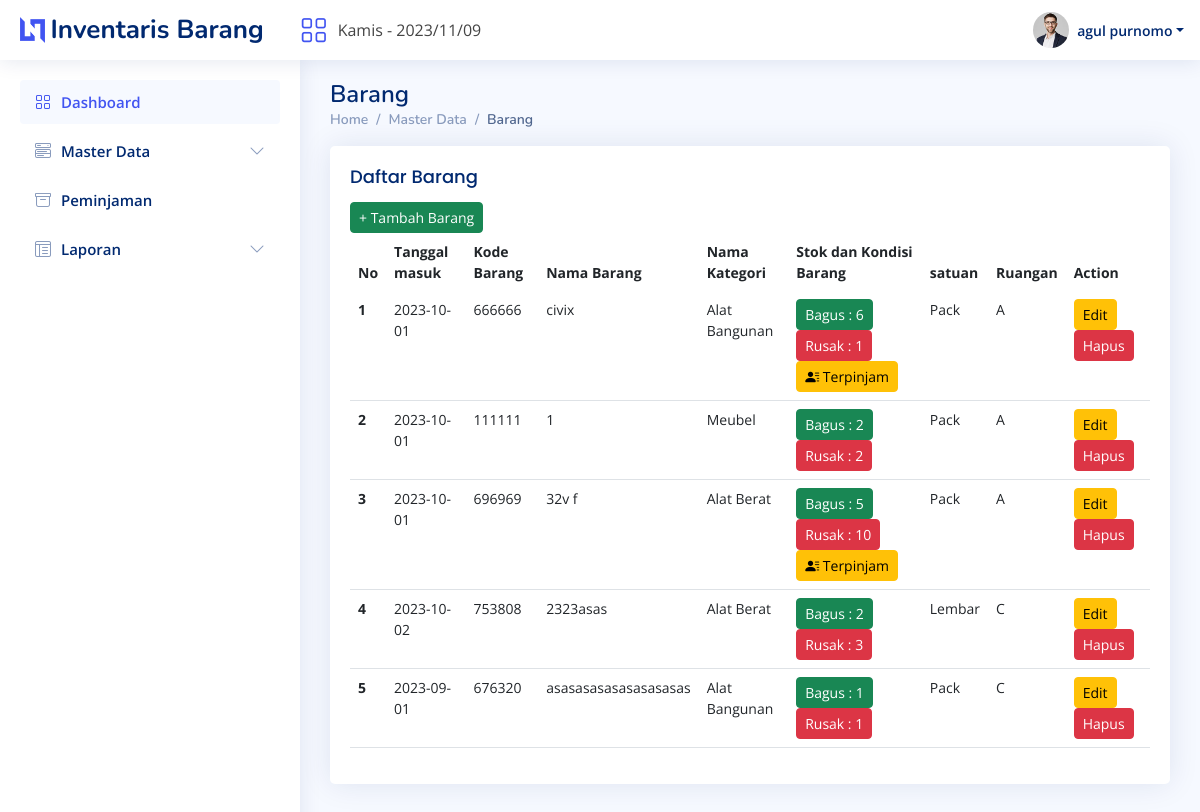
Page /barang.php (signed in) on the committed database.
### tables this page shows
CREATE TABLE `barang` (
  `id_barang` int(11) NOT NULL,
  `kode_barang` int(11) NOT NULL,
  `tanggal_masuk` date DEFAULT NULL,
  `nama_barang` varchar(255) DEFAULT NULL,
  `id_kategori` int(11) DEFAULT NULL,
  `kondisi_barang_bagus` int(11) DEFAULT NULL,
  `kondisi_barang_rusak` int(11) DEFAULT NULL,
  `satuan` varchar(11) DEFAULT NULL,
  `id_ruang` int(11) DEFAULT NULL,
  `keluar` int(1) DEFAULT NULL,
  `tanggal_keluar` date DEFAULT NULL,
  `alasan` varchar(255) DEFAULT NULL,
  `alasan2` varchar(255) DEFAULT NULL
);

CREATE TABLE `kategori` (
  `id_kategori` int(25) NOT NULL,
  `nama_kategori` varchar(255) NOT NULL
);

CREATE TABLE `ruang` (
  `id_ruang` int(11) NOT NULL,
  `nama_ruang` varchar(225) DEFAULT NULL,
  `lokasi_ruang` varchar(255) DEFAULT NULL
);

### barang.php (the view, shortened to what this page needs)
<?php
include_once 'header.php';
?>
<main id="main" class="main">
    <div class="pagetitle">
        <h1>Barang</h1>
        <nav>
            <ol class="breadcrumb">
                <li class="breadcrumb-item"><a href="?page=dashboard">Home</a></li>
                <li class="breadcrumb-item">Master Data</li>
                <li class="breadcrumb-item active">Barang</li>
            </ol>
        </nav>
    </div>
    <section class="section dashboard">
        <div class="row">
            <div class="col-lg-15">
                <div class="row">
                    <div class="col-12">
                        <div class="card recent-sales overflow-auto">
                            <div class="card-body">
                                <h5 class="card-title m-0">Daftar Barang</h5>
                                <button class="btn btn-success btn-sm" data-bs-toggle="modal" data-bs-target="#tambahbarang" title="Tambah Data Barang Baru">+ Tambah Barang</button>
                                <table class="table table-border datatable">
                                    <thead>
                                        <tr>
                                            <th scope="col">No</th>
                                            <th scope="col">Tanggal masuk</th>
                                            <th scope="col">Kode Barang</th>
                                            <th scope="col">Nama Barang</th>
                                            <th scope="col">Nama Kategori</th>
                                            <th scope="col">Stok dan Kondisi Barang</th>
                                            <th scope="col">satuan</th>
                                            <th scope="col">Ruangan</th>
                                            <th scope="col">Action</th>
                                        </tr>
                                    </thead>
                                    <tbody>
                                        <?php
                                        $i = 1;
                                        $query = mysqli_query($koneksi, "SELECT * FROM barang INNER JOIN kategori ON barang.id_kategori=kategori.id_kategori INNER JOIN ruang ON barang.id_ruang=ruang.id_ruang WHERE keluar='0' OR alasan2='pinjam' ");
                                        while ($data = mysqli_fetch_array($query)) {
                                            $id = $data['id_barang'];
                                        ?>
                                            <tr>
                                                <td><strong><?php echo $i++ ?></strong></td>
                                                <td><?php echo $data['tanggal_masuk'] ?></td>
                                                <td><?php echo $data['kode_barang'] ?></td>
                                                <td><?php echo $data['nama_barang'] ?></td>
                                                <td><?php echo $data['nama_kategori'] ?></td>
                                                <td>
                                                    <span class="btn btn-success btn-sm"> Bagus : <?php echo (empty($data['kondisi_barang_bagus']) ? '--' : $data['kondisi_barang_bagus']) ?></span>
                                                    <span class="btn btn-danger btn-sm"> Rusak : <?php echo (empty($data['kondisi_barang_rusak']) ? '--' : $data['kondisi_barang_rusak']) ?></span>
                                                    <button class="btn btn-warning btn-sm" data-bs-toggle="modal" data-bs-target="#pinjambarang<?php echo $id ?>" title="Tekan untuk melihat data Pinjaman" <?= ($data['alasan2'] == 'pinjam' ? '' : 'hidden') ?>><i class="bi bi-person-lines-fill"></i> Terpinjam</button>
                                                </td>
                                                <td><?php echo ucwords($data['satuan']) ?></td>
                                                <td><?php echo $data['nama_ruang'] ?></td>
                                                <td>
                                                    <button class="btn btn-warning btn-sm" data-bs-toggle="modal" data-bs-target="#editbarang<?php echo $data['id_barang'] ?>" title="Edit Informasi Barang">Edit</button>
                                                    <button class="btn btn-danger btn-sm" data-bs-toggle="modal" data-bs-target="#hapusbarang<?php echo $data['id_barang'] ?>" title="Hapus Informasi Barang">Hapus</button>
                                                </td>
                                            </tr>
                                        <?php
                                        }
                                        ?>
                                    </tbody>
                                </table>
                            </div>
                        </div>
                    </div>
                </div>
            </div>
        </div>
    </section>
</main>

### header.php (shortened to what this page needs)
<?php
$currentdate = date('Y/m/d');
$today = date("l");
if ($today == "Monday") {
    $today_indo = "Senin";
}elseif ($today == "Tuesday") {
    $today_indo = "Selasa";
}elseif ($today == "Wednesday") {
    $today_indo = "Rabu";
}elseif ($today == "Thursday") {
    $today_indo = "Kamis";
}elseif ($today == "Friday") {
    $today_indo = "Jumat";
}elseif ($today == "Saturday") {
    $today_indo = "Sabtu";
}elseif ($today == "Sunday") {
    $today_indo = "Minggu";
}
?>
<!DOCTYPE html>
<html lang="en">
<head>
    <?php
    $page = isset($_GET['page']) ? $_GET['page'] : 'Dashboard';
    ?>
  <link href="assets/vendor/bootstrap/css/bootstrap.min.css" rel="stylesheet">
  <link href="assets/vendor/bootstrap-icons/bootstrap-icons.css" rel="stylesheet">
  <link href="assets/vendor/boxicons/css/boxicons.min.css" rel="stylesheet">
  <link href="assets/vendor/quill/quill.snow.css" rel="stylesheet">
  <link href="assets/vendor/quill/quill.bubble.css" rel="stylesheet">
  <link href="assets/vendor/remixicon/remixicon.css" rel="stylesheet">
  <link href="assets/vendor/simple-datatables/style.css" rel="stylesheet">
  <link rel="stylesheet" type="text/css" href="style.css">
  <link href="assets/css/style.css" rel="stylesheet">
</head>
<body>
  <header id="header" class="header fixed-top d-flex align-items-center">
    <div class="d-flex align-items-center justify-content-between">
      <a href="index.php?page=dashboard" class="logo d-flex align-items-center">
        <img src="assets/img/logo.png" alt="">
        <span class="d-none d-lg-block">Inventaris Barang</span>
      </a>
      <a class="sidebar-toggle js-sidebar-toggle" href="?page=dashboard">
        <big><big><big><i class="bi bi-grid"></i></big></big></big>
      </a>
      <span style="margin-left: 10px;"><?= $today_indo . " - " . $currentdate ?></span>
    </div>
    <nav class="header-nav ms-auto">
      <ul class="d-flex align-items-center">
        <li class="nav-item dropdown pe-3">
          <a class="nav-link nav-profile d-flex align-items-center pe-0" href="#" data-bs-toggle="dropdown">
            <img src="assets/img/avatars/<?= $_SESSION['user']['foto'] ?>" alt="<?= $_SESSION['user']['foto'] ?>" class="rounded-circle">
            <span class="d-none d-md-block dropdown-toggle ps-2"><?= $_SESSION['user']['nama_user'] ?></span>
          </a>
        </li>
      </ul>
    </nav>
  </header>
  <aside id="sidebar" class="sidebar js-sidebar">
    <ul class="sidebar-nav" id="sidebar-nav">
      <li class="nav-item">
        <a class="nav-link <?php echo (!empty($_GET['page']) ? 'collapsed' : '')?>" href="index.php">
          <i class="bi bi-grid"></i>
          <span>Dashboard</span>
        </a>
      </li>
      <li class="nav-item">
        <a class="nav-link <?php echo ($page == 'kategori' || $page == 'barang' || $page == 'daftar-barang' || $page == 'ruangan' ? '' : 'collapsed')?>" data-bs-target="#components-nav" data-bs-toggle="collapse" href="#">
          <i class="bi bi-menu-button-wide"></i><span>Master Data</span><i class="bi bi-chevron-down ms-auto"></i>
        </a>
      </li>
      <li class="nav-item">
        <a class="nav-link <?php echo ($page == 'pinjaman' ? '' : 'collapsed')?>" href="?page=pinjaman">
          <i class="bi bi-archive"></i><span>Peminjaman</span>
        </a>
      </li>
      <li class="nav-item">
        <a class="nav-link <?php echo ($page == 'laporan-barang-masuk' || $page == 'laporan-barang-keluar' ? '' : 'collapsed')?>" data-bs-target="#tables-nav" data-bs-toggle="collapse" href="#">
          <i class="bi bi-layout-text-window-reverse"></i><span>Laporan</span><i class="bi bi-chevron-down ms-auto"></i>
        </a>
      </li>
  </aside>

### assets/css/style.css (style rules this page uses)
:root { scroll-behavior: smooth; }
body { font-family: "Open Sans", sans-serif; background: #f6f9ff; color: #444444; }
a { color: #4154f1; text-decoration: none; }
h1, h2, h3, h4, h5, h6 { font-family: "Nunito", sans-serif; }
#main { margin-top: 60px; padding: 20px 30px; transition: all 0.3s; }
.pagetitle { margin-bottom: 10px; }
.pagetitle h1 { font-size: 24px; margin-bottom: 0; font-weight: 600; color: #012970; }
.card { margin-bottom: 30px; border: none; border-radius: 5px; box-shadow: 0px 0 30px rgba(1, 41, 112, 0.1); }
.card-title { padding: 20px 0 15px 0; font-size: 18px; font-weight: 500; color: #012970; font-family: "Poppins", sans-serif; }
.card-body { padding: 0 20px 20px 20px; }
.breadcrumb { font-size: 14px; font-family: "Nunito", sans-serif; color: #899bbd; font-weight: 600; }
.breadcrumb a { color: #899bbd; transition: 0.3s; }
.breadcrumb .breadcrumb-item::before { color: #899bbd; }
.breadcrumb .active { color: #51678f; font-weight: 600; }
.logo { line-height: 1; }
@media (min-width: 1200px) { .logo { width: 280px; } }
.logo img { max-height: 26px; margin-right: 6px; }
.logo span { font-size: 26px; font-weight: 700; color: #012970; font-family: "Nunito", sans-serif; }
.header { transition: all 0.5s; z-index: 997; height: 60px; box-shadow: 0px 2px 20px rgba(1, 41, 112, 0.1); background-color: #fff; padding-left: 20px; }
.header-nav ul { list-style: none; }
.header-nav>ul { margin: 0; padding: 0; }
.header-nav .nav-profile { color: #012970; }
.header-nav .nav-profile img { max-height: 36px; }
.header-nav .nav-profile span { font-size: 14px; font-weight: 600; }
.sidebar { position: fixed; top: 60px; left: 0; bottom: 0; width: 300px; z-index: 996; transition: all 0.3s; padding: 20px; overflow-y: auto; scrollbar-width: thin; scrollbar-color: #aab7cf transparent; box-shadow: 0px 0px 20px rgba(1, 41, 112, 0.1); background-color: #fff; }
@media (min-width: 1200px) { #main, #footer { margin-left: 300px; } }
.sidebar-nav { padding: 0; margin: 0; list-style: none; }
.sidebar-nav li { padding: 0; margin: 0; list-style: none; }
.sidebar-nav .nav-item { margin-bottom: 5px; }
.sidebar-nav .nav-link { display: flex; align-items: center; font-size: 15px; font-weight: 600; color: #4154f1; transition: 0.3; background: #f6f9ff; padding: 10px 15px; border-radius: 4px; }
.sidebar-nav .nav-link i { font-size: 16px; margin-right: 10px; color: #4154f1; }
.sidebar-nav .nav-link.collapsed { color: #012970; background: #fff; }
.sidebar-nav .nav-link.collapsed i { color: #899bbd; }
.sidebar-nav .nav-link .bi-chevron-down { margin-right: 0; transition: transform 0.2s ease-in-out; }
.dashboard .recent-sales { font-size: 14px; }
.dashboard .recent-sales .table thead { background: #f6f6fe; }
.dashboard .recent-sales .table thead th { border: 0; }

### rows in the picture
barang: tanggal_masuk "2023-10-01", kode_barang "666666", nama_barang "civix", id_kategori.nama_kategori "Alat Bangunan", kondisi_barang_bagus "6", kondisi_barang_rusak "1", satuan "Pack", id_ruang.nama_ruang "A"
barang: tanggal_masuk "2023-10-01", kode_barang "111111", nama_barang "1", id_kategori.nama_kategori "Meubel", kondisi_barang_bagus "2", kondisi_barang_rusak "2", satuan "Pack", id_ruang.nama_ruang "A"
barang: tanggal_masuk "2023-10-01", kode_barang "696969", nama_barang "32v f", id_kategori.nama_kategori "Alat Berat", kondisi_barang_bagus "5", kondisi_barang_rusak "10", satuan "Pack", id_ruang.nama_ruang "A"
barang: tanggal_masuk "2023-10-02", kode_barang "753808", nama_barang "2323asas", id_kategori.nama_kategori "Alat Berat", kondisi_barang_bagus "2", kondisi_barang_rusak "3", satuan "Lembar", id_ruang.nama_ruang "C"
barang: tanggal_masuk "2023-09-01", kode_barang "676320", nama_barang "asasasasasasasasasas", id_kategori.nama_kategori "Alat Bangunan", kondisi_barang_bagus "1", kondisi_barang_rusak "1", satuan "Pack", id_ruang.nama_ruang "C"

### other values in the picture
$today_indo "Kamis"
$_SESSION['user']['nama_user'] "agul purnomo"
